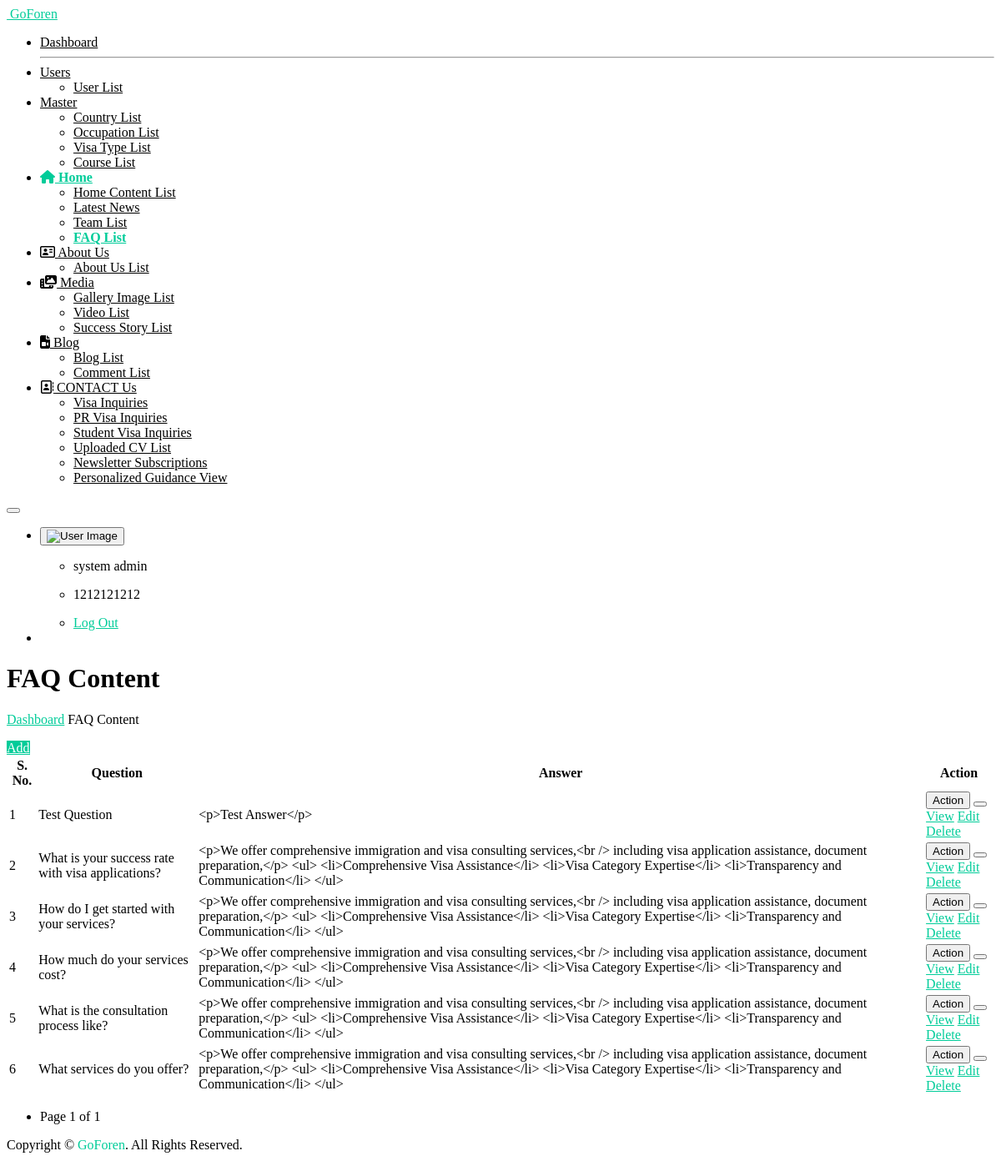
/faq_list/ (signed in), run on the app's committed database.
### myapp/models.py (models this page shows, shortened)
class tbl_faq(models.Model):
    question = models.CharField(max_length=50, null=True)
    answer = models.TextField(blank=True, null=True)
    created_at = models.DateTimeField(auto_now_add=True)
    updated_at = models.DateTimeField(auto_now=True)
    class Meta:
        db_table = 'tbl_faq'

### myapp/views.py (the view)
    def wrapper(request, *args, **kwargs):
        if 'user_id' not in request.session:
            return redirect('open_sign_in_page')
        return view_func(request, *args, **kwargs)

### myapp/views.py (called while the page is built)
def login_required_custom(view_func):
    def wrapper(request, *args, **kwargs):
        if 'user_id' not in request.session:
            return redirect('open_sign_in_page')
        return view_func(request, *args, **kwargs)
    return wrapper

@login_required_custom
def faq_list(request):
    faq_queryset = tbl_faq.objects.all().order_by("-id")
    paginator = Paginator(faq_queryset, 10)
    page_number = request.GET.get('page')
    page_obj = paginator.get_page(page_number)
    add_success = request.session.pop("add_success", None)
    update_success = request.session.pop("update_success", None)
    delete_success = request.session.pop("delete_success", None)
    context = {
        "add_success": add_success,
        "update_success": update_success,
        "delete_success": delete_success,
        "record_name": "faq Content",
        "data": page_obj.object_list,
        "page_obj": page_obj,
    }
    return render(request, "faq-list.html", context)

### templates/faq-list.html (shortened to what this page needs)
{% extends "base.html" %}
{% load static %}
{%  block start %}
			<div class="ec-content-wrapper">
				<div class="content">
					<div class="breadcrumb-wrapper d-flex align-items-center justify-content-between">
						<div>
							<h1>FAQ Content</h1>
    							<p class="breadcrumbs"><span><a href="{% url 'dashboard_view' %}">Dashboard</a></span>
								<span></span>FAQ Content</p>
						</div>
						<div>
							<a href="{% url 'add_faq' %}" class="btn btn-primary">Add</a>
						</div>
					</div>
					<div class="row">
						<div class="col-12">
							<div class="card card-default">
								<div class="card-body">
									<div class="table-responsive">
										<table id="responsive-data-table" class="table">
											<thead>
												<tr>
													<th>S. No.</th>
													<th>Question</th>
													<th>Answer</th>
                                                    <th>Action</th>
												</tr>
											</thead>
											<tbody>
                                                {% for i in data %}
												<tr>
													<td>{{forloop.counter}}</td>
													<td>{{i.question}}</td>
													<td>{{i.answer}}</td>
													<td>
														<div class="btn-group mb-1">
															<button type="button"
																class="btn btn-outline-success">Action</button>
															<button type="button"
																class="btn btn-outline-success dropdown-toggle dropdown-toggle-split"
																data-bs-toggle="dropdown" aria-haspopup="true"
																aria-expanded="false" data-display="static">
															</button>
															<div class="dropdown-menu">
															    <a class="dropdown-item" href="{% url 'faq_view' i.id %}">View</a>
                                                                <a class="dropdown-item" href="{% url 'edit_faq' i.id %}">Edit</a>
                                                                <a href="javascript:void(0);" class="dropdown-item delete-btn" data-url="{% url 'delete_faq' i.id %}">Delete</a>
															</div>
															</div>
													</td>
												</tr>
                                                {% endfor %}
											</tbody>
										</table>
											<div class="pagination justify-content-center mt-3" style="justify-content: left !important;">
    <nav>
        <ul class="pagination">
            <li class="page-item disabled">
                <span class="page-link">
                    Page {{ page_obj.number }} of {{ page_obj.paginator.num_pages }}
                </span>
            </li>
        </ul>
    </nav>
</div>
									</div>
								</div>
							</div>
						</div>
					</div>
				</div>
			</div>
{%  endblock %}

### templates/faq-list.html (style rules this page uses)
a { color: #00cc99; }
.btn.btn-primary { color: #ffffff; background-color: #00cc99; border-color: #00cc99; }

### data on the page
tbl_faq: question "Test Question", answer "<p>Test Answer</p>"
tbl_faq: question "What is your success rate with visa applications?", answer "<p>We offer comprehensive immigration and visa consulting services,<br /> including visa application assistance, document preparation,</p> <ul> <li>Comprehensive Visa Assistance</li> <li>Visa Category Expertise</li> <li>Transparency and Communication</li> </ul>"
tbl_faq: question "How do I get started with your services?", answer "<p>We offer comprehensive immigration and visa consulting services,<br /> including visa application assistance, document preparation,</p> <ul> <li>Comprehensive Visa Assistance</li> <li>Visa Category Expertise</li> <li>Transparency and Communication</li> </ul>"
tbl_faq: question "How much do your services cost?", answer "<p>We offer comprehensive immigration and visa consulting services,<br /> including visa application assistance, document preparation,</p> <ul> <li>Comprehensive Visa Assistance</li> <li>Visa Category Expertise</li> <li>Transparency and Communication</li> </ul>"
tbl_faq: question "What is the consultation process like?", answer "<p>We offer comprehensive immigration and visa consulting services,<br /> including visa application assistance, document preparation,</p> <ul> <li>Comprehensive Visa Assistance</li> <li>Visa Category Expertise</li> <li>Transparency and Communication</li> </ul>"
tbl_faq: question "What services do you offer?", answer "<p>We offer comprehensive immigration and visa consulting services,<br /> including visa application assistance, document preparation,</p> <ul> <li>Comprehensive Visa Assistance</li> <li>Visa Category Expertise</li> <li>Transparency and Communication</li> </ul>"

### other printed values
{{ request.session.session_username }} "system admin"
{{ request.session.session_mobile }} "1212121212"
{{ page_obj.number }} "1"
{{ page_obj.paginator.num_pages }} "1"
